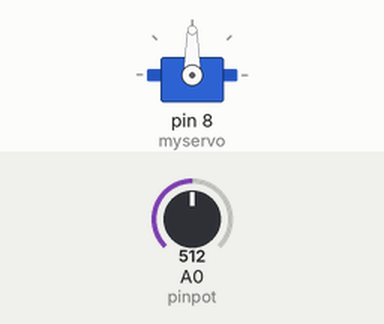
Recording of a sketch running on a simulated Arduino Uno, built with avr-gcc and run on an emulated ATmega328P. Shown: servo. Inputs (shaded band) come from the test bench; at power-on: A0 (pinpot) = 512.

Above: at 1.2 s.
1.3 s: A0 (pinpot) set to 716
At 2.4 s:
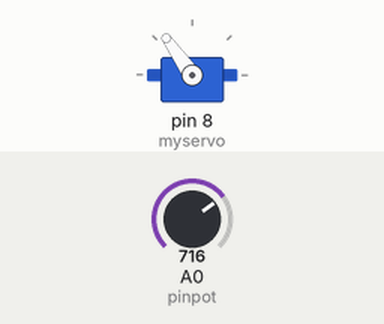
2.8 s: A0 (pinpot) set to 900
At 3.3 s:
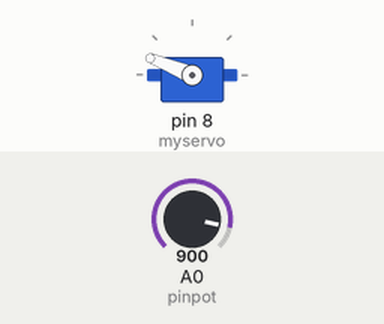
4.3 s: A0 (pinpot) set to 1023
At 4.6 s:
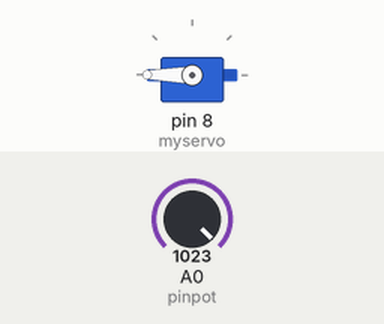
5.8 s: A0 (pinpot) set to 306
At 6.6 s:
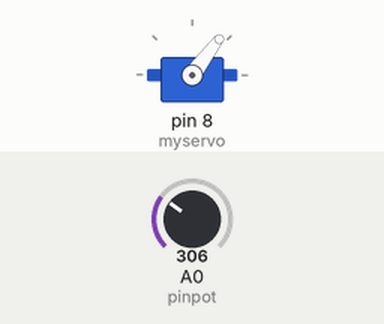
7.3 s: A0 (pinpot) set to 122
At 8.7 s:
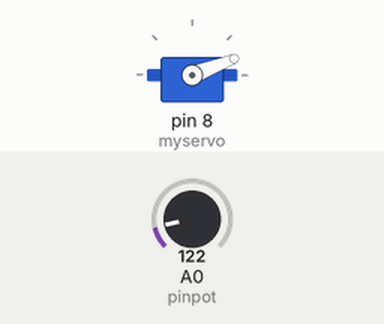
Timing chart, 0 to 9.8 s (numbered marks = the images above; inputs shaded):
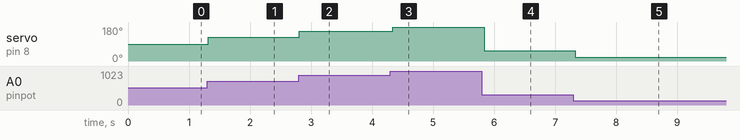

The sketch:

sketch_may27a.ino
```cpp
#include <Servo.h>

Servo myservo;
int ReadValue;
int pinpot = A0;
void setup() {
  myservo.attach(8);
  pinMode(pinpot,INPUT);

}

void loop() {

  ReadValue = analogRead(pinpot);
  ReadValue = map(ReadValue,0,1023,0,180);
  myservo.write(ReadValue);
  delay(45);

  // put your main code here, to run repeatedly:

}
```

Measured:
- after the input at 1.3 s, servo on pin 8 (myservo): 90° → 125° at once
- after the input at 2.8 s, servo on pin 8 (myservo): 125° → 158° at once
- after the input at 4.3 s, servo on pin 8 (myservo): 158° → 180° at once
- after the input at 5.8 s, servo on pin 8 (myservo): 180° → 53° at once
- after the input at 7.3 s, servo on pin 8 (myservo): 53° → 21° at once
